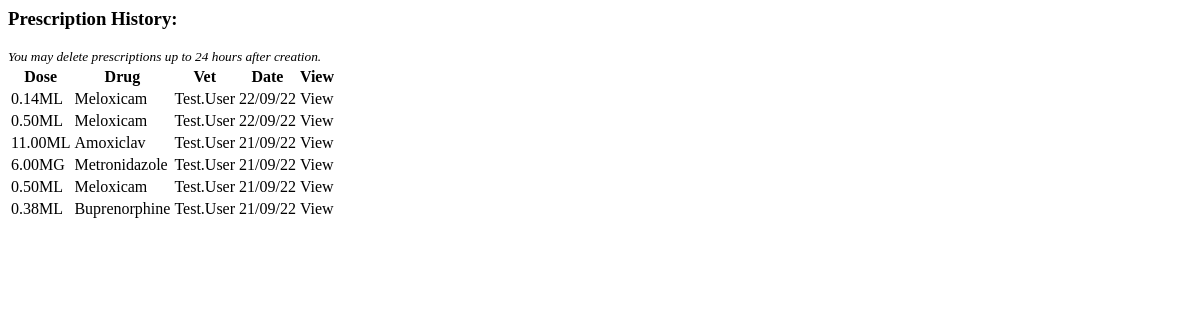
Before: /prescriptions/vet_prescrip/ (signed in) with the older database file.
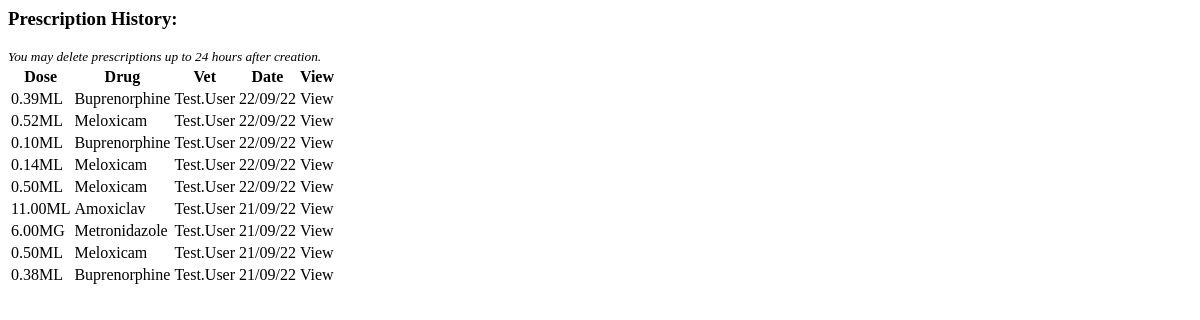
After: the same page with the newer database file.
### prescriptions/models.py (models this page shows, shortened)
class Prescription(models.Model):
    animal = models.ForeignKey(Record, on_delete=models.CASCADE, default=1)
    animal_weight = models.DecimalField(max_digits=5, decimal_places=2, blank=True, null=True)
    vet = models.ForeignKey(Vet, on_delete=models.CASCADE, default=1)
    drug = models.ForeignKey(Drugs, on_delete=models.PROTECT, default=None)
    drug_dose = models.DecimalField(max_digits=4, decimal_places=2, blank=True, null=True)
    dose = models.DecimalField(max_digits=5, decimal_places=2, blank=True, null=True)
    measure = models.CharField(max_length=2, blank=True)
    date = models.DateTimeField(auto_now_add=True)
    route = models.CharField(max_length=8, blank=True)
    class Meta:
        ordering = ['-date']

class Drugs(models.Model):
    name = models.CharField(max_length=50)
    dose = models.DecimalField(max_digits=4, decimal_places=2)
    measure = models.CharField(max_length=2, choices=MEASURE)
    category = models.CharField(max_length=20, choices=CATEGORIES)
    route = models.CharField(max_length=8, choices=ROUTES)
    def __str__(self):
        return self.name
    class Meta:
        verbose_name_plural = 'Drugs'

### vetprofiles/models.py (models this page shows, shortened)
class Vet(AbstractBaseUser):
    email = models.EmailField(verbose_name="email", max_length=80, unique=True)
    first_name = models.CharField(max_length=30, blank=False)
    last_name = models.CharField(max_length=30, blank=False)
    last_login = models.DateTimeField(verbose_name='last login', auto_now=True)
    is_admin = models.BooleanField(default=False)
    is_active = models.BooleanField(default=True)
    is_staff = models.BooleanField(default=False)
    is_superuser = models.BooleanField(default=False)
    USERNAME_FIELD = 'email'
    REQUIRED_FIELDS = ['first_name', 'last_name', ]
    objects = AccountsManager()
    def __str__(self):
        return self.first_name + "." + self.last_name

### prescriptions/views.py (the view)
# urls.py: path('vet_prescrip/', views.vet_prescrip, name='vet_prescrip'),
def vet_prescrip(request):
    prescrip_list = Prescription.objects.filter(vet=request.user).all()
    context = {'prescrip_list': prescrip_list}
    return render(request, 'prescriptions/list_prescrip.html', context)

### prescriptions/templates/prescriptions/list_prescrip.html
<h3>Prescription History:</h3>
<small><em>You may delete prescriptions up to 24 hours after creation.</em></small>
<div>
    <table>
        <tr>
            <th>Dose</th>
            <th>Drug</th>
            <th>Vet</th>
            <th>Date</th>
            <th>View</th>
        </tr>
        {% for prescription in prescrip_list %}
        <tr>
            <td>{{ prescription.dose }}{{ prescription.measure }}</td>
            <td>{{ prescription.drug }}</td>
            <td>{{ prescription.vet }}</td>
            <td>{{ prescription.date|date:'d/m/y' }}</td>
            <td><a
            hx-get="{% url 'prescriptions:detail_prescrip' prescrip_id=prescription.id %}"
            hx-target="#modal-dialog">View</a></td>
        </tr>
        {% empty %}
        <p>No prescriptions</p>
        {% endfor %}
    </table>
</div>

Changed rows visible on the page:
added Prescription: dose "0.39", measure "ML", drug "Buprenorphine", vet "Test.User", date "22/09/22"
added Prescription: dose "0.52", measure "ML", drug "Meloxicam", vet "Test.User", date "22/09/22"
added Prescription: dose "0.10", measure "ML", drug "Buprenorphine", vet "Test.User", date "22/09/22"
